Frame 1 (no input): blank canvas, image omitted
Frame 60 (no input): blank canvas, image omitted
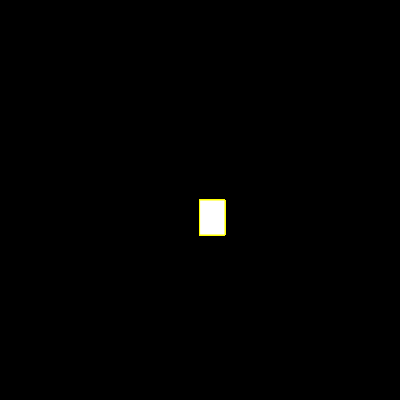
Frame 120 (the mouse pressed at the canvas centre since frame 60)

The p5.js sketch whose frames 1 and 60 were blank and that drew this single picture after the mouse press (run headless with seeded random() and noise() and a simulated clock; from frame 60 on, the mouse is pressed at the canvas centre):

// p5.js sketch
// ── sketch.js
function setup() {
    createCanvas(400, 400);
      background("black");
  }
  
  function draw() {
    fill("white");
    stroke("yellow");
    if(mouseIsPressed){rect(mouseX, mouseY, 25, 35);
  }
  }
  
